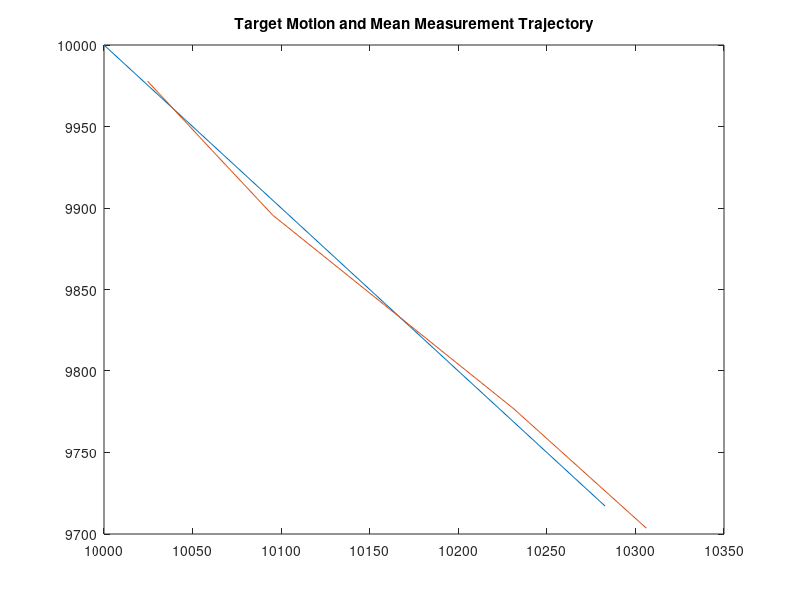

MATLAB code for this plot:
% EC 3310 Computer Assignment #2
% Alessio Grompone 01/18/2013
% Target Motion

%DATA
nloops=100;

delta=0.5;    %sample time
nsamples=5; %number of samples

S1p=[0;0];      %Sensor 1 position
sigma1r=100;   %standard deviation sensor 1 range
sigma1b=1*pi/180;   %standard deviation sensor 1 bearing
S1v=diag([sigma1r^2;sigma1b^2]);  %covariance
S1=[sigma1r;sigma1b];

S2p=[20000;0];  %Sensor 2 position
sigma2r=100;   %standard deviation sensor 2 range
sigma2b=5*pi/180;   %standard deviation sensor 2 bearing
S2v=diag([sigma2r^2;sigma2b^2]);  %covariance
S2=[sigma2r;sigma2b];

ht=135*pi/180; %Target Attitude (from degrees to radians) 
st=360*2000/3600;   %Target Speed (from knots to yards/sec)
%Inital COnditions
xo=10000;
yo=10000;
Vxo=st*sin(ht);
Vyo=st*cos(ht);
%State Vector
xi=[xo;Vxo;
    yo;Vyo];
%Transition Matrix
F=[1,delta,0,0;
    0,1,0,0;
    0,0,1,delta;
    0,0,0,1];
%Measurement Matrix
H=[1,0,0,0;
    0,0,1,0];

for kk=1:nloops, 
%initialize Matixes
zout=[];   %measurements output
zout2=[];
posout=[]; %true target position
error=[];  %distance errors
error2=[];
polar=[];
x=xi;
rvv=[];

for ii=1:nsamples,
    
    ztrue=H*x;
    posout=[posout,ztrue];
    
    %% SENSOR 1
   
    range=sqrt((ztrue-S1p)'*(ztrue-S1p));
    bearing=atan2(ztrue(2)-S1p(2),ztrue(1)-S1p(1));
    polar=[range;bearing];    
    rrr=randn(size(S1));
    z=polar+rrr.*S1;%has measurements adding random error
    xpol=z(1)*cos(z(2));
    ypol=z(1)*sin(z(2));
    cartesian=[xpol;ypol];
    
    %collects the real position values in one matrix
    zout=[zout,cartesian+S1p];  %collects the measurement values in one matrix
    ztilde=ztrue-cartesian; %error between real position and measured position
    error=[error,sqrt(ztilde'*ztilde)];%collects error values
    
%     %% SENSOR 2
    range=sqrt((ztrue-S2p)'*(ztrue-S2p));
    bearing=atan2(ztrue(2)-S2p(2),ztrue(1)-S2p(1));
    polar=[range;bearing];    
    rrr=randn(size(S2));
    z=polar+rrr.*S2;%has measurements adding random error
    xpol=z(1)*cos(z(2));
    ypol=z(1)*sin(z(2));
    cartesian=[xpol;ypol];
    
    %collects the real position values in one matrix
    %zout2=[zout2,cartesian+S2p];  %collects the measurement values in one matrix
    zout2=zout;
    ztilde=ztrue-cartesian; %error between real position and measured position
    error2=[error2,sqrt(ztilde'*ztilde)];%collects error values

     x=F*x; %target motion ( x2 = TransMatrix * x1 )
    
end

if kk==1
    merror=error+error2;
    zoutmean=zout+zout2;
else
    merror=merror+error+error2;
    zoutmean=zoutmean+zout+zout2; 
end
end

merror=merror/nloops;
zoutmean=zoutmean/(2*nloops);

%plot1 Target motion with noise measurements
plot(posout(1,:),posout(2,:),'-',zoutmean(1,:),zoutmean(2,:),'-');
% plot(posout(1,:),posout(2,:),'-');
title('Target Motion and Mean Measurement Trajectory');

% pause;
% 
% % %Distance errors between Target and measurements
% time=[1:max(size(zout))]*delta;
% plot(time,merror,'-');
% title('Error in Measurements vs Time (100 runs)');
 